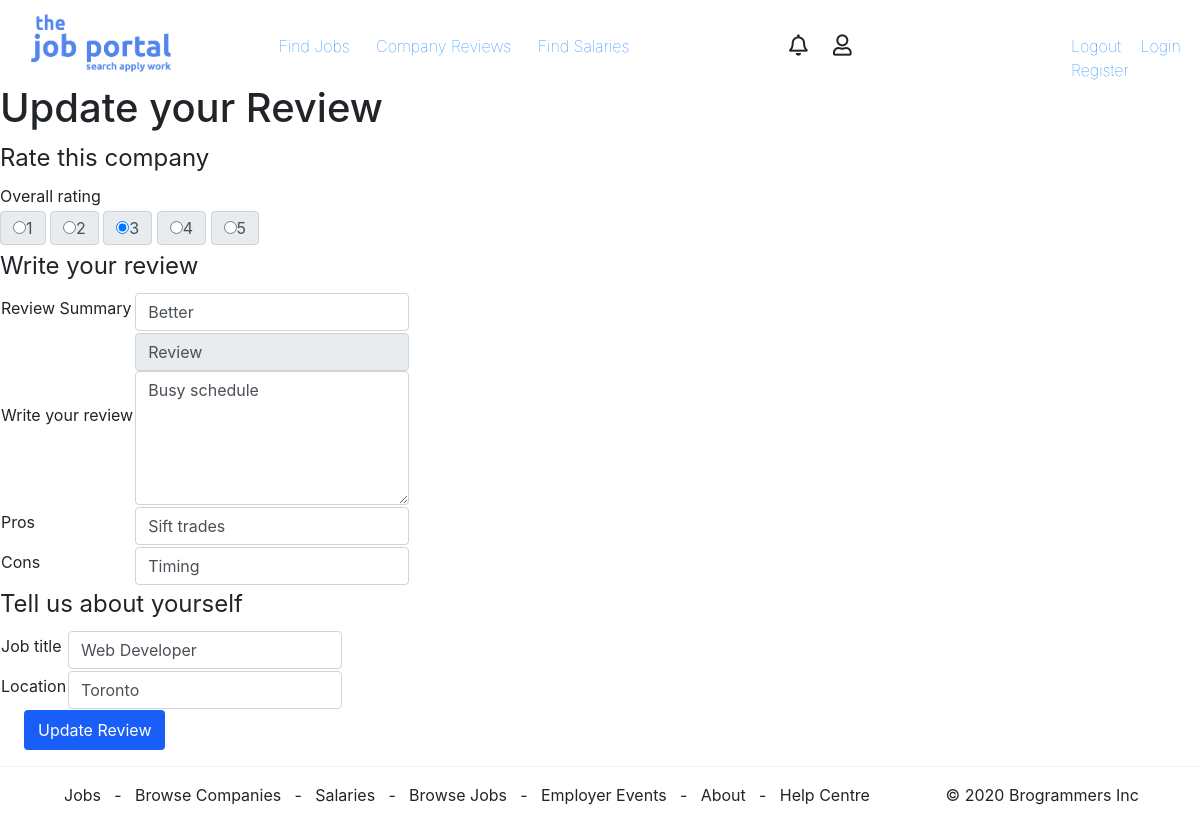
The app's page /Views/User/UpdateReview.php?id=1 with its own data.
### tables this page shows
CREATE TABLE `Reviews` (
  `company_review_id` int(6) UNSIGNED NOT NULL,
  `company_review_summary` varchar(100) NOT NULL,
  `company_review` varchar(200) NOT NULL,
  `pros` varchar(100) DEFAULT NULL,
  `cons` varchar(100) DEFAULT NULL,
  `job_title` varchar(100) NOT NULL,
  `job_location` varchar(100) NOT NULL,
  `company_rating` smallint(6) NOT NULL,
  `company_id` int(6) NOT NULL,
  `user_id` int(6) DEFAULT NULL
);

### Models/Reviews.php (called while the page is built, shortened)
<?php
    class reviews
    {
        function searchreviewbyid($db,$rid)
        {
            $query = "SELECT * FROM Reviews where company_review_id = :rid";
            $pdostm = $db->prepare($query);
            $pdostm->bindParam(":rid",$rid);
            $pdostm->execute();
            $results = $pdostm->fetchAll(PDO::FETCH_NUM);
            return $results;
        }
    }

### Views/User/UpdateReview.php (the view, shortened to what this page needs)
<html>
    <head>
        <link rel="stylesheet" href="https://stackpath.bootstrapcdn.com/bootstrap/4.4.1/css/bootstrap.min.css">
        <link rel="stylesheet" href="../../Styles/Style_CompanyReviews.css">
        <link rel="stylesheet" href="https://pro.fontawesome.com/releases/v5.12.0/css/all.css">
    </head>
    <body>
        <?php
        include '../../Includes/header.php';
        require '../../Models/Reviews.php';
            $reviewid = $_GET['id'];
            $dbcon = Database::getDb();
            $review = new reviews();
            $rs = $review->searchreviewbyid($dbcon, $reviewid);
        ?>
        <main id="main">
            <form method="post" action="#">
                <h1>Update your Review</h1>
                <?php
                    foreach($rs as $r)
                    {
                ?>
                    <legend>Rate this company</legend>
                    <div><label>Overall rating</label></div>
                    <div>
                        <div class="input-group-text" style="display: inline"><input type="radio" name="rate" value="1" <?php if($r[7]==1){ ?> checked<?php } ?> /><label>1</label></div>
                        <div class="input-group-text" style="display: inline"><input type="radio" name="rate" value="2"<?php if($r[7]==2){ ?> checked<?php } ?> /><label>2</label></div>
                        <div class="input-group-text" style="display: inline"><input type="radio" name="rate" value="3"<?php if($r[7]==3){ ?> checked<?php } ?> /><label>3</label></div>
                        <div class="input-group-text" style="display: inline"><input type="radio" name="rate" value="4"<?php if($r[7]==4){ ?> checked<?php } ?> /><label>4</label></div>
                        <div class="input-group-text" style="display: inline"><input type="radio" name="rate" value="5"<?php if($r[7]==5){ ?> checked<?php } ?> /><label>5</label></div>
                    </div>
                <fieldset>
                    <legend>Write your review</legend>
                    <table>
                        <tr>
                            <td><label>Review Summary</label></td>
                            <td><input type="text" class="form-control" name="reviewsummary" value="<?= $r[1]; ?>" /></td>
                        </tr>
                        <tr>
                            <td><label>Write your review</label></td>
                            <td><span class="input-group-text">Review</span><textarea name="review" class="form-control" cols="20" rows="5" ><?= $r[2]; ?></textarea></td>
                        </tr>
                        <tr>
                            <td><label>Pros</label></td>
                            <td><input type="text" class="form-control" name="pros" value="<?= $r[3]; ?>"/></td>
                        </tr>
                        <tr>
                            <td><label>Cons</label></td>
                            <td><input type="text" class="form-control" name="cons" value="<?= $r[4]; ?>"/></td>
                        </tr>
                    </table>
                </fieldset>
                <fieldset>
                    <legend>Tell us about yourself</legend>
                    <table>
                        <tr>
                            <td><label>Job title</label></td>
                            <td><input type="text" class="form-control" name="jobtitle" value="<?= $r[5]; ?>"/></td>
                        </tr>
                        <tr>
                            <td><label>Location</label></td>
                            <td><input type="text" class="form-control" name="joblocation" value="<?= $r[6]; ?>"/></td>
                        </tr>
                    </table>
                </fieldset>
                <?php
                    }
                ?>
                <div><input type="submit" name="updatereview" class="btn btn-primary" value="Update Review"/></div>
            </form>
        </main>
    <?php include '../../Includes/footer.php';?>
    </body>
</html>

### Styles/Style_CompanyReviews.css (style rules this page uses)
main { clear: both; }
.btn { vertical-align: unset; border-radius: 4px; background: #195ff7; border: 2px solid #195ff7; margin-left: 2%; }

### records on screen
reviews: company_rating "☑", reviewsummary "Better", review "Busy schedule", pros "Sift trades", cons "Timing", jobtitle "Web Developer", joblocation "Toronto"
